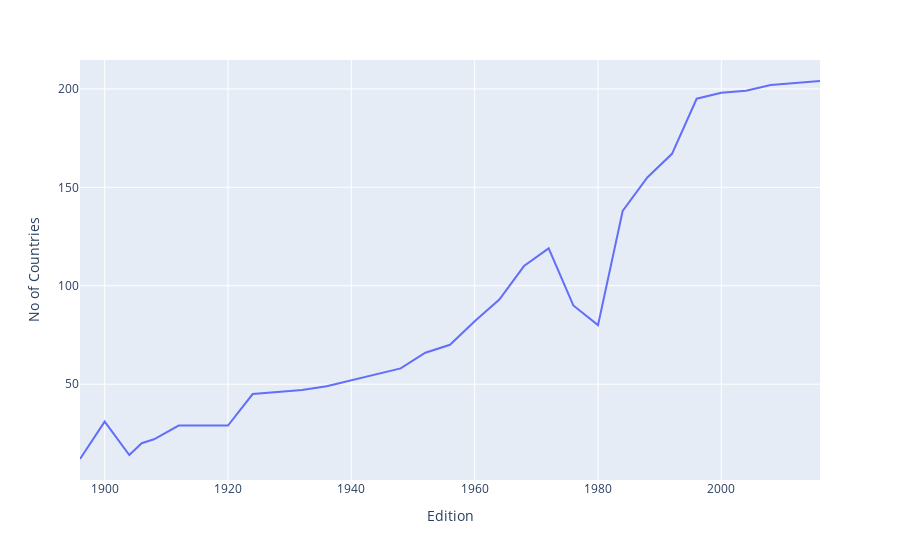

The code cell stored with this chart in its notebook:
### Code cell
fig = px.line(nations_over_time,x="Edition",y="No of Countries")
fig.show()

### Figure 1 — Plotly figure (JSON) as saved in the notebook; plotly's stock layout.template omitted (floating-point values rounded to 4 significant figures)
{"data": [{"hovertemplate": "Edition=%{x}<br>No of Countries=%{y}<extra></extra>", "legendgroup": "", "line": {"color": "#636efa", "dash": "solid"}, "marker": {"symbol": "circle"}, "mode": "lines", "name": "", "orientation": "v", "showlegend": false, "type": "scatter", "x": [1896, 1900, 1904, 1906, 1908, 1912, 1920, 1924, 1928, 1932, 1936, 1948, 1952, 1956, 1960, 1964, 1968, 1972, 1976, 1980, 1984, 1988, 1992, 1996, 2000, 2004, 2008, 2012, 2016], "xaxis": "x", "y": [12, 31, 14, 20, 22, 29, 29, 45, 46, 47, 49, 58, 66, 70, 82, 93, 110, 119, 90, 80, 138, 155, 167, 195, 198, 199, 202, 203, 204], "yaxis": "y"}], "layout": {"legend": {"tracegroupgap": 0}, "margin": {"t": 60}, "xaxis": {"anchor": "y", "domain": [0, 1], "title": {"text": "Edition"}}, "yaxis": {"anchor": "x", "domain": [0, 1], "title": {"text": "No of Countries"}}}}
